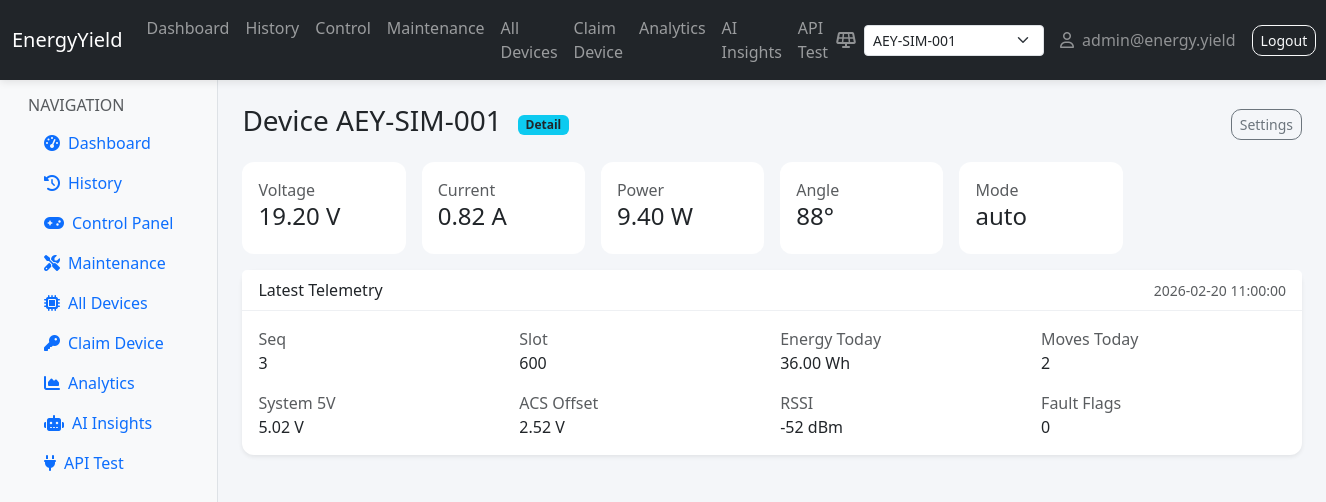
/device/AEY-SIM-001 (signed in), run on the app's committed database.
### models.py (models this page shows)
class User(db.Model):
    __tablename__ = "users"
    id = db.Column(db.Integer, primary_key=True)
    name = db.Column(db.String(128), nullable=False)
    email = db.Column(db.String(255), nullable=False, unique=True, index=True)
    password_hash = db.Column(db.String(255), nullable=False)
    created_at = db.Column(db.DateTime, nullable=False, default=datetime.utcnow)
    devices = db.relationship("Device", backref="owner", lazy=True)

class Device(db.Model):
    __tablename__ = "devices"
    id = db.Column(db.Integer, primary_key=True)
    device_id = db.Column(db.String(64), unique=True, nullable=False, index=True)
    name = db.Column(db.String(128), nullable=True)
    registered_at = db.Column(db.DateTime, default=datetime.utcnow, nullable=False)
    last_seen = db.Column(db.DateTime, nullable=True)
    user_id = db.Column(db.Integer, db.ForeignKey("users.id"), nullable=True, index=True)
    api_key = db.Column(db.String(128), unique=True, nullable=True, index=True)
    is_active = db.Column(db.Boolean, nullable=False, default=True)
    last_ip = db.Column(db.String(64), nullable=True)
    firmware_version = db.Column(db.String(64), nullable=True)
    telemetry = db.relationship("Telemetry", backref="device", lazy=True)
    events = db.relationship("Event", backref="device", lazy=True)
    commands = db.relationship("Command", backref="device", lazy=True)
    settings = db.relationship("DeviceSettings", backref="device", uselist=False, lazy=True)
    cleaning_logs = db.relationship("CleaningLog", backref="device", lazy=True)
    ai_summaries = db.relationship("AISummary", backref="device", lazy=True)
    alerts = db.relationship("Alert", backref="device", lazy=True)
    fault_logs = db.relationship("DeviceFaultLog", backref="device", lazy=True)

class Telemetry(db.Model):
    __tablename__ = "telemetry"
    id = db.Column(db.Integer, primary_key=True)
    device_id = db.Column(db.String(64), db.ForeignKey("devices.device_id"), index=True, nullable=False)
    seq = db.Column(db.Integer, nullable=False)
    ts = db.Column(db.DateTime, nullable=False)
    slot = db.Column(db.Integer, nullable=False)
    v_panel = db.Column(db.Float, nullable=False)
    i_panel = db.Column(db.Float, nullable=False)
    p_w = db.Column(db.Float, nullable=False)
    e_wh_today = db.Column(db.Float, nullable=False)
    angle_deg = db.Column(db.Float, nullable=False)
    mode = db.Column(db.String(32), nullable=False)
    move_count_today = db.Column(db.Integer, nullable=False)
    v_sys_5v = db.Column(db.Float, nullable=False)
    acs_offset_v = db.Column(db.Float, nullable=False)
    rssi = db.Column(db.Integer, nullable=False)
    fault_flags = db.Column(db.Integer, nullable=False)

### routes/web.py (the view)
@web_bp.route("/device/<device_id>")
@login_required
def device_detail(device_id: str):
    device = _get_device_or_404(device_id)
    require_ownership(device)
    session["selected_device_id"] = device.device_id
    latest = (
        Telemetry.query.filter_by(device_id=device.device_id)
        .order_by(Telemetry.ts.desc())
        .first()
    )
    return render_template("device_detail.html", device=device, latest=latest)

### auth.py (called while the page is built)
def get_current_user() -> Optional[User]:
    if hasattr(g, "user"):
        return g.user
    user_id = session.get("user_id")
    if not user_id:
        g.user = None
        return None
    user = User.query.get(user_id)
    g.user = user
    return user

def login_required(view: Callable):
    @wraps(view)
    def wrapped(*args, **kwargs):
        user = get_current_user()
        if not user:
            flash("Please log in to continue", "warning")
            return redirect(url_for("web.login"))
        return view(*args, **kwargs)
    return wrapped

def require_ownership(device: Device) -> None:
    user = get_current_user()
    if not user or device.user_id != user.id:
        abort(403)

### routes/web.py (called while the page is built)
def _get_device_or_404(device_id: str) -> Device:
    device = Device.query.filter_by(device_id=device_id).first()
    if not device:
        abort(404, description="Device not found")
    return device

def _get_user_devices(user):
    return Device.query.filter_by(user_id=user.id).order_by(Device.device_id.asc()).all()

def _get_selected_device_id(user):
    selected = session.get("selected_device_id")
    if selected:
        device = Device.query.filter_by(user_id=user.id, device_id=selected).first()
        if device:
            return selected
    first = Device.query.filter_by(user_id=user.id).order_by(Device.device_id.asc()).first()
    if first:
        session["selected_device_id"] = first.device_id
        return first.device_id
    return None

@web_bp.before_request
def load_user():
    get_current_user()

@web_bp.app_context_processor
def inject_nav_devices():
    user = get_current_user()
    if not user:
        return {}
    devices = _get_user_devices(user)
    selected = _get_selected_device_id(user)
    return {"nav_devices": devices, "nav_selected_device_id": selected}

### templates/device_detail.html (shortened to what this page needs)
{% extends 'base.html' %}
{% block content %}
<div class="d-flex align-items-center mb-3">
  <h3 class="me-3">Device {{ device.device_id }}</h3>
  <span class="badge bg-info text-dark">Detail</span>
  <a class="btn btn-sm btn-outline-secondary ms-auto" href="/device/{{ device.device_id }}/settings">Settings</a>
</div>
<div class="row g-3 mb-3">
  <div class="col-md-2 col-sm-4">
    <div class="card mini-card">
      <div class="card-body">
        <div class="text-muted">Voltage</div>
        <div class="h4" id="v_panel">{{ '%.2f'|format(latest.v_panel) if latest else '—' }} V</div>
      </div>
    </div>
  </div>
  <div class="col-md-2 col-sm-4">
    <div class="card mini-card">
      <div class="card-body">
        <div class="text-muted">Current</div>
        <div class="h4" id="i_panel">{{ '%.2f'|format(latest.i_panel) if latest else '—' }} A</div>
      </div>
    </div>
  </div>
  <div class="col-md-2 col-sm-4">
    <div class="card mini-card">
      <div class="card-body">
        <div class="text-muted">Power</div>
        <div class="h4" id="p_w">{{ '%.2f'|format(latest.p_w) if latest else '—' }} W</div>
      </div>
    </div>
  </div>
  <div class="col-md-2 col-sm-4">
    <div class="card mini-card">
      <div class="card-body">
        <div class="text-muted">Angle</div>
        <div class="h4" id="angle_deg">{{ '%.0f'|format(latest.angle_deg) if latest else '—' }}°</div>
      </div>
    </div>
  </div>
  <div class="col-md-2 col-sm-4">
    <div class="card mini-card">
      <div class="card-body">
        <div class="text-muted">Mode</div>
        <div class="h4" id="mode">{{ latest.mode if latest else '—' }}</div>
      </div>
    </div>
  </div>
</div>
<div class="card shadow-sm mb-3">
  <div class="card-header d-flex justify-content-between align-items-center">
    <span>Latest Telemetry</span>
    <small class="text-muted" id="ts">{{ latest.ts if latest else '' }}</small>
  </div>
  <div class="card-body">
    <div class="row g-3">
      <div class="col-md-3"><div class="text-muted">Seq</div><div id="seq">{{ latest.seq if latest else '—' }}</div></div>
      <div class="col-md-3"><div class="text-muted">Slot</div><div id="slot">{{ latest.slot if latest else '—' }}</div></div>
      <div class="col-md-3"><div class="text-muted">Energy Today</div><div id="e_wh_today">{{ '%.2f'|format(latest.e_wh_today) if latest else '—' }} Wh</div></div>
      <div class="col-md-3"><div class="text-muted">Moves Today</div><div id="move_count_today">{{ latest.move_count_today if latest else '—' }}</div></div>
      <div class="col-md-3"><div class="text-muted">System 5V</div><div id="v_sys_5v">{{ '%.2f'|format(latest.v_sys_5v) if latest else '—' }} V</div></div>
      <div class="col-md-3"><div class="text-muted">ACS Offset</div><div id="acs_offset_v">{{ '%.2f'|format(latest.acs_offset_v) if latest else '—' }} V</div></div>
      <div class="col-md-3"><div class="text-muted">RSSI</div><div id="rssi">{{ latest.rssi if latest else '—' }} dBm</div></div>
      <div class="col-md-3"><div class="text-muted">Fault Flags</div><div id="fault_flags">{{ latest.fault_flags if latest else '—' }}</div></div>
    </div>
  </div>
</div>
{% endblock %}

### templates/base.html (shortened to what this page needs)
<!doctype html>
<html lang="en">
<head>
  <link href="https://cdn.jsdelivr.net/npm/bootstrap@5.3.3/dist/css/bootstrap.min.css" rel="stylesheet">
  <link href="https://cdnjs.cloudflare.com/ajax/libs/font-awesome/6.5.1/css/all.min.css" rel="stylesheet">
  <link rel="stylesheet" href="{{ url_for('static', filename='css/style.css') }}">
</head>
<body>
  <nav class="navbar navbar-expand-lg navbar-dark bg-dark">
    <div class="container-fluid">
      <a class="navbar-brand" href="/">EnergyYield</a>
      <div class="collapse navbar-collapse" id="navbarNav">
        <ul class="navbar-nav me-auto">
          {% if g.user %}
          <li class="nav-item"><a class="nav-link" href="/dashboard">Dashboard</a></li>
          <li class="nav-item"><a class="nav-link" href="/history">History</a></li>
          <li class="nav-item"><a class="nav-link" href="/control">Control</a></li>
          <li class="nav-item"><a class="nav-link" href="/maintenance">Maintenance</a></li>
          <li class="nav-item"><a class="nav-link" href="/devices">All Devices</a></li>
          <li class="nav-item"><a class="nav-link" href="/claim_device">Claim Device</a></li>
          <li class="nav-item"><a class="nav-link" href="/analytics">Analytics</a></li>
          <li class="nav-item"><a class="nav-link" href="/ai">AI Insights</a></li>
          <li class="nav-item"><a class="nav-link" href="/api-test">API Test</a></li>
          {% endif %}
        </ul>
        <ul class="navbar-nav ms-auto">
          {% if g.user %}
          {% if nav_devices %}
          <li class="nav-item me-3">
            <div class="d-flex align-items-center text-white-50">
              <i class="fa-solid fa-solar-panel me-2"></i>
              <select class="form-select form-select-sm" id="deviceSelector" aria-label="Select device">
                {% for d in nav_devices %}
                <option value="{{ d.device_id }}" {% if d.device_id == nav_selected_device_id %}selected{% endif %}>{{ d.device_id }}</option>
                {% endfor %}
              </select>
            </div>
          </li>
          {% endif %}
          <li class="nav-item d-flex align-items-center text-white-50 me-3">
            <i class="fa-regular fa-user me-2"></i>{{ g.user.email }}
          </li>
          <li class="nav-item"><a class="btn btn-outline-light btn-sm" href="/logout">Logout</a></li>
          {% else %}
          <li class="nav-item"><a class="nav-link" href="/login">Login</a></li>
          <li class="nav-item"><a class="nav-link" href="/register">Register</a></li>
          {% endif %}
        </ul>
      </div>
    </div>
  </nav>
  <div class="container-fluid">
    <div class="row flex-nowrap">
      <div class="col-auto bg-light border-end min-vh-100 sidebar">
        <div class="p-3">
          <h6 class="text-uppercase text-muted">Navigation</h6>
          <ul class="nav nav-pills flex-column mb-auto">
            <li class="nav-item"><a href="/dashboard" class="nav-link"><i class="fa-solid fa-gauge-high me-2"></i>Dashboard</a></li>
            <li class="nav-item"><a href="/history" class="nav-link"><i class="fa-solid fa-clock-rotate-left me-2"></i>History</a></li>
            <li class="nav-item"><a href="/control" class="nav-link"><i class="fa-solid fa-gamepad me-2"></i>Control Panel</a></li>
            <li class="nav-item"><a href="/maintenance" class="nav-link"><i class="fa-solid fa-screwdriver-wrench me-2"></i>Maintenance</a></li>
            <li class="nav-item"><a href="/devices" class="nav-link"><i class="fa-solid fa-microchip me-2"></i>All Devices</a></li>
            <li class="nav-item"><a href="/claim_device" class="nav-link"><i class="fa-solid fa-key me-2"></i>Claim Device</a></li>
            <li class="nav-item"><a href="/analytics" class="nav-link"><i class="fa-solid fa-chart-area me-2"></i>Analytics</a></li>
            <li class="nav-item"><a href="/ai" class="nav-link"><i class="fa-solid fa-robot me-2"></i>AI Insights</a></li>
            <li class="nav-item"><a href="/api-test" class="nav-link"><i class="fa-solid fa-plug me-2"></i>API Test</a></li>
          </ul>
        </div>
      </div>
      <div class="col p-4">
        {% block content %}{% endblock %}
      </div>
    </div>
  </div>
</body>
</html>

### static/css/style.css (style rules this page uses)
body { background-color: #f4f6f9; }
.sidebar { min-width: 200px; }
.mini-card { border-left: 4px solid #0d6efd; }
.card { border: none; border-radius: 12px; }
.card .card-header { background-color: #fff; border-bottom: 1px solid #eef0f3; }
.navbar { box-shadow: 0 2px 8px rgba(0,0,0,0.1); }
#deviceSelector { min-width: 180px; }
.card.shadow-sm { box-shadow: 0 8px 20px rgba(0,0,0,0.05); }
.btn { border-radius: 10px; }

### data on the page
User: user.email "admin@energy.yield"
Device: device_id "AEY-SIM-001"
Telemetry: v_panel "19.20", i_panel "0.82", p_w "9.40", angle_deg "88", mode "auto", ts "2026-02-20 11:00:00", seq "3", slot "600", e_wh_today "36.00", move_count_today "2", v_sys_5v "5.02", acs_offset_v "2.52", rssi "-52", fault_flags "0"

### other printed values
form field value "AEY-SIM-001"
